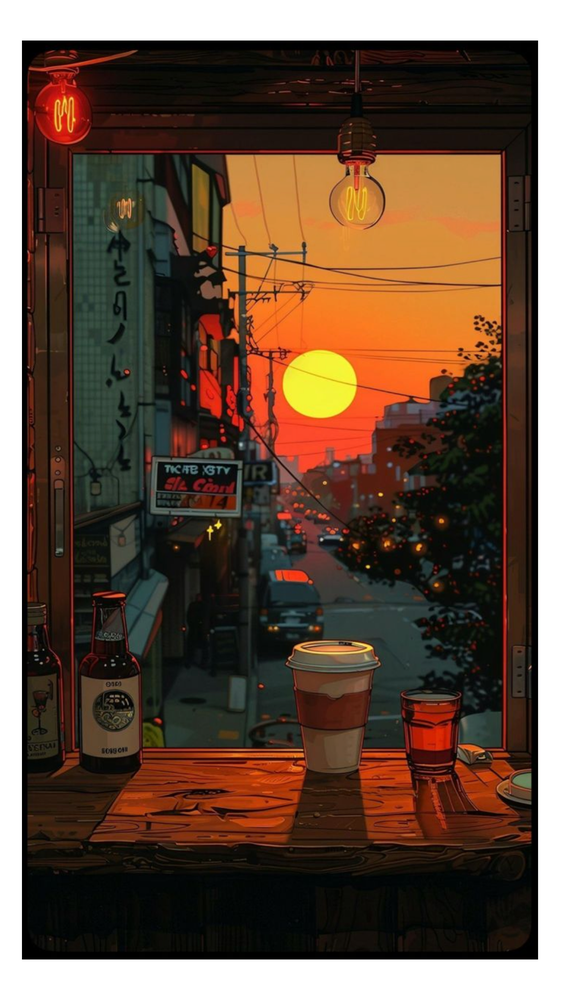
#> input picture design/inspiration/lofi-window-city-sunset.png, 562 x 1000 px, shrunk from 1125 x 2000 before the run, found by its file name
$ python value-planes-and-hue-ramp.py
#> lines starting #> are read from the running program, lines starting #| are printed output that depends on the picture; after the words box and inside, x2 and y2 are one past the last pixel; in counts of white or black regions, pixels touching at a corner belong together
import numpy as np
from PIL import Image

def lum(a): return (0.2126*a[...,0]+0.7152*a[...,1]+0.0722*a[...,2])/255.0
def hexof(rgb): return '#%02X%02X%02X' % tuple(int(round(c)) for c in rgb)

def hsv(a):
    m=a.astype(np.float32)/255.0; mx=m.max(-1); mn=m.min(-1); d=mx-mn
    h=np.zeros_like(mx); r,g,b=m[...,0],m[...,1],m[...,2]; k=d>1e-6
    i=(mx==r)&k; h[i]=((g-b)[i]/d[i])%6
    i=(mx==g)&k; h[i]=((b-r)[i]/d[i])+2
    i=(mx==b)&k; h[i]=((r-g)[i]/d[i])+4
    return h*60, np.where(mx>0,d/np.maximum(mx,1e-6),0), mx

def autocrop_white(im, thresh=250):
    a=np.asarray(im.convert('RGB')).astype(np.int16)
    nonwhite = (a.min(-1) < thresh)
    ys,xs = np.where(nonwhite)
    return im.crop((xs.min(), ys.min(), xs.max()+1, ys.max()+1))

def region_stats(a, L, S, name, y0,y1,x0,x1):
    H,W = L.shape
    sub = a[int(y0*H):int(y1*H), int(x0*W):int(x1*W)]
    sl  = L[int(y0*H):int(y1*H), int(x0*W):int(x1*W)]
    ss  = S[int(y0*H):int(y1*H), int(x0*W):int(x1*W)]
    p = np.percentile(sl,[2,25,50,75,98])
    print(f'  {name:<26} L med {p[2]:.3f}  range p2-p98 [{p[0]:.2f},{p[4]:.2f}] span {p[4]-p[0]:.2f}  '
          f'IQR {p[3]-p[1]:.2f}  sat {ss.mean():.2f}  avg {hexof(sub.reshape(-1,3).mean(0))}')

def go(path, name, regions, crop=False):
    im = Image.open(path).convert('RGB')
    if crop: im = autocrop_white(im)
    a = np.asarray(im).astype(np.float32); H,W,_ = a.shape
    L = lum(a); Hh,S,V = hsv(a)
    print('='*74); print(f'{name}  cropped size {W}x{H}'); print('='*74)

    bands=[(0,.08),(.08,.18),(.18,.30),(.30,.45),(.45,.62),(.62,.80),(.80,1.01)]
    print('[VALUE BANDS]')
    for lo,hi in bands:
        m=(L>=lo)&(L<hi); pct=100*m.mean()
        if m.sum()>200:
            print(f'   L {lo:.2f}-{hi:.2f}  {pct:5.1f}%  {hexof(a[m].mean(0))}  sat {S[m].mean():.2f}  hue-spread {S[m].std():.2f}')
    print(f'   median L {np.median(L):.3f}   share below 0.15: {100*(L<0.15).mean():.1f}%   share above 0.55: {100*(L>0.55).mean():.1f}%')

    print('\n[DEPTH-PLANE VALUE SEPARATION]')
    for (n,y0,y1,x0,x1) in regions:
        region_stats(a,L,S,n,y0,y1,x0,x1)

    print('\n[HUE RAMP BY VALUE DECILE]')
    order=np.argsort(L.ravel()); flat=a.reshape(-1,3); Lf=L.ravel(); Sf=S.ravel(); Hf=Hh.ravel(); n=len(order)
    for d in range(10):
        sl=order[int(n*d/10):int(n*(d+1)/10)]
        w=Sf[sl]+1e-6; ang=np.deg2rad(Hf[sl])
        mh=np.rad2deg(np.arctan2((np.sin(ang)*w).sum(),(np.cos(ang)*w).sum()))%360
        print(f'   D{d}  L {Lf[sl].mean():.3f}  hue {mh:6.1f}  sat {Sf[sl].mean():.2f}  {hexof(flat[sl].mean(0))}')

    print('\n[LOCAL CONTRAST] top 8 highest-contrast 32px cells (where the eye is pulled)')
    cs=32; hs,ws=H//cs, W//cs
    var=np.zeros((hs,ws))
    for i in range(hs):
        for j in range(ws):
            c=L[i*cs:(i+1)*cs, j*cs:(j+1)*cs]
            var[i,j]=c.max()-c.min()
    idx=np.dstack(np.unravel_index(np.argsort(-var.ravel())[:8],var.shape))[0]
    for i,j in idx:
        print(f'   x={j/ws:.2f} y={i/hs:.2f}  contrast {var[i,j]:.2f}  Lmax {L[i*cs:(i+1)*cs,j*cs:(j+1)*cs].max():.2f}')

    print('\n[SATURATION vs VALUE] (does sat peak in midtones?)')
    for lo,hi in [(0,.1),(.1,.2),(.2,.3),(.3,.4),(.4,.5),(.5,.6),(.6,.7),(.7,.85),(.85,1.01)]:
        m=(L>=lo)&(L<hi)
        if m.sum()>200: print(f'   L {lo:.2f}-{hi:.2f}: sat {S[m].mean():.3f}  n={100*m.mean():5.1f}%')

    print('\n[HUE HISTOGRAM] saturated pixels only (sat>0.35), 12 bins of 30deg')
    m=S>0.35
    hist,_=np.histogram(Hh[m],bins=12,range=(0,360))
    tot=hist.sum()
    for i,c in enumerate(hist):
        bar='#'*int(60*c/max(hist.max(),1))
        print(f'   {i*30:3d}-{(i+1)*30:3d}deg {100*c/tot:5.1f}% {bar}')

A_regions = [
 ('frame:left interior',   0.05,0.95, 0.00,0.09),
 ('frame:right interior',  0.05,0.95, 0.91,1.00),
 ('frame:top lintel',      0.00,0.10, 0.00,1.00),
 ('foreground:table',      0.78,1.00, 0.00,1.00),
 ('aperture:sky upper',    0.13,0.30, 0.30,0.80),
 ('aperture:sun zone',     0.33,0.45, 0.42,0.68),
 ('aperture:left buildings',0.13,0.60, 0.10,0.35),
 ('aperture:street floor', 0.55,0.75, 0.35,0.75),
 ('aperture:right tree',   0.28,0.70, 0.72,0.92),
]
B_regions = [
 ('frame:left jamb',       0.00,1.00, 0.00,0.05),
 ('frame:right jamb',      0.00,1.00, 0.95,1.00),
 ('foreground:table+cups', 0.76,1.00, 0.00,1.00),
 ('midground:buses',       0.47,0.72, 0.03,0.45),
 ('sky upper',             0.02,0.28, 0.10,0.85),
 ('sky at horizon',        0.38,0.48, 0.35,0.85),
 ('sun zone',              0.38,0.47, 0.46,0.66),
 ('sea',                   0.47,0.60, 0.35,0.80),
 ('tree canopy',           0.00,0.30, 0.55,1.00),
 ('street/people',         0.53,0.72, 0.45,0.75),
]

go('/Users/anirudhchatterjee/dev/musicrec/design/inspiration/lofi-window-city-sunset.png','IMAGE A - window/city',A_regions,crop=True)
#> in autocrop_white, `nonwhite = (a.min(-1) < thresh)`:
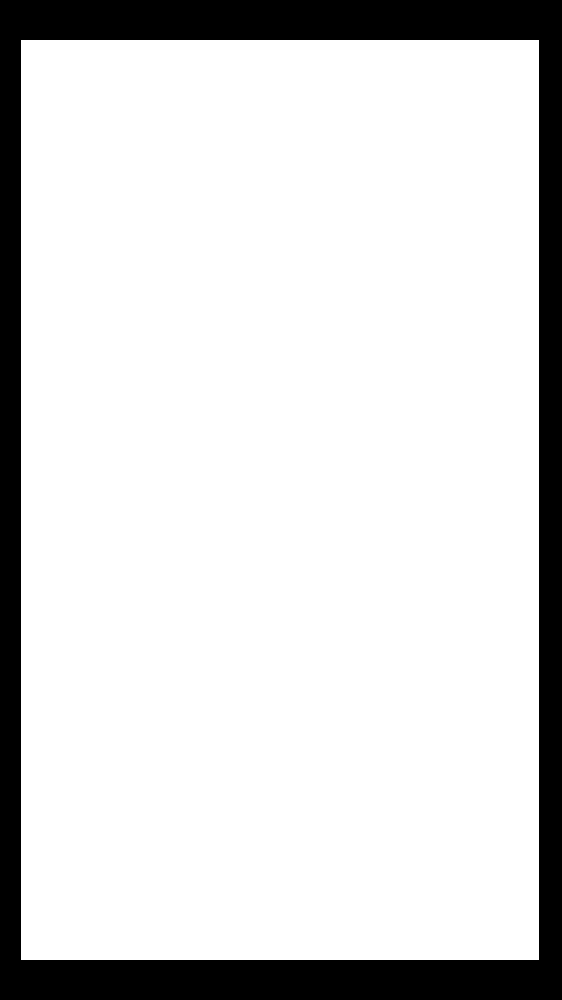
#> nonwhite: shape (1000, 562) bool; 84.8% white; 1 black region, box (x1, y1, x2, y2) and area: (0, 0, 562, 1000) 85440
#> in hsv, `k = d > 1e-06`: k: shape (920, 518) bool; 97.5% white; 425 black regions (404 under 20 px), largest, box (x1, y1, x2, y2) and area: (0, 586, 518, 920) 5071, (0, 0, 518, 626) 4807, (512, 630, 518, 732) 215
#> in hsv, `i = (mx == r) & k`: i: shape (920, 518) bool; 64.5% white; 373 black regions (291 under 20 px), largest, box (x1, y1, x2, y2) and area: (52, 114, 481, 708) 107588, (0, 0, 518, 920) 50210, (106, 23, 295, 54) 2434
#> in hsv, `i = (mx == g) & k`: i: shape (920, 518) bool; 29.7% white; 915 white regions (763 under 20 px), largest, box (x1, y1, x2, y2) and area: (52, 114, 481, 708) 95437, (5, 804, 514, 918) 24946, (90, 7, 272, 56) 2949
#> in hsv, `i = (mx == b) & k`: i: shape (920, 518) bool; 8.2% white; 1175 white regions (1006 under 20 px), largest, box (x1, y1, x2, y2) and area: (150, 833, 400, 901) 6047, (236, 492, 306, 601) 3066, (142, 597, 226, 660) 2128
#> in hsv, `h[i] = (r - g)[i] / d[i] + 4`:
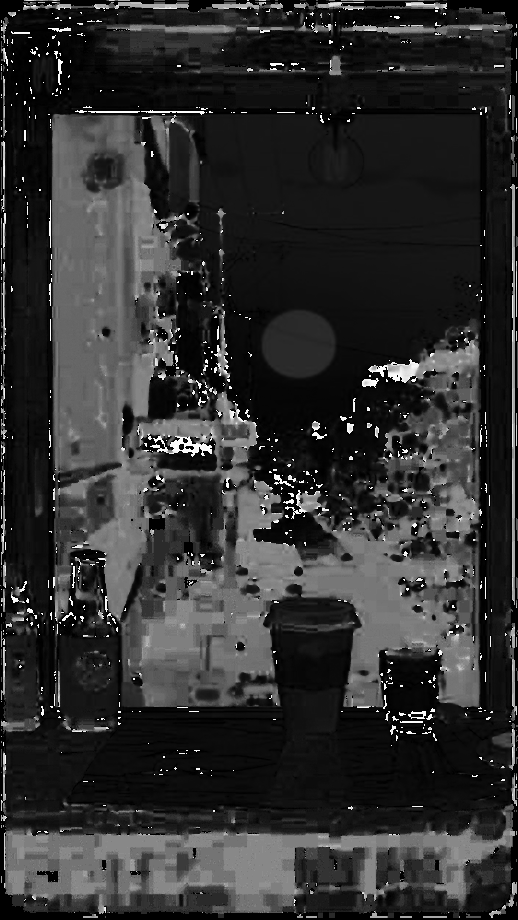
#> h: shape (920, 518) float32; min 0, max 6, mean 1.14; drawn with min black and max white
#> the loop in go, `for lo,hi in bands:` made 7 passes
#> pct on passes 1 to 7: 35.67, 24.6, 19.85, 6.36, 12.06, 0.266, 1.19
#|    L 0.00-0.08   35.7%  #0D0A07  sat 0.55  hue-spread 0.27
#|    L 0.08-0.18   24.6%  #311D15  sat 0.57  hue-spread 0.23
#|    L 0.18-0.30   19.9%  #51382A  sat 0.48  hue-spread 0.26
#|    L 0.30-0.45    6.4%  #9F4E30  sat 0.64  hue-spread 0.26
#|    L 0.45-0.62   12.1%  #DC8237  sat 0.74  hue-spread 0.14
#|    L 0.62-0.80    0.3%  #E6AB41  sat 0.71  hue-spread 0.14
#|    L 0.80-1.01    1.2%  #F0ED71  sat 0.52  hue-spread 0.36
#> pass 1, in go, `m = (L >= lo) & (L < hi)`:
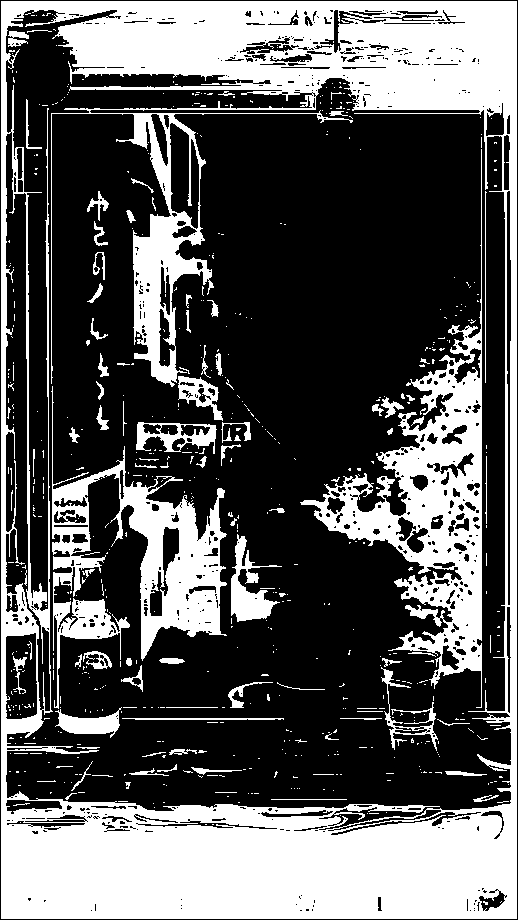
#> m: shape (920, 518) bool; 35.7% white; 619 white regions (528 under 20 px), largest, box (x1, y1, x2, y2) and area: (1, 1, 517, 919) 120412, (300, 149, 482, 708) 21076, (51, 386, 227, 709) 15042
#|    median L 0.137   share below 0.15: 52.9%   share above 0.55: 10.3%
#> the loop in go, `for (n,y0,y1,x0,x1) in regions:` made 9 passes
#> p in region_stats on passes 1 to 9: [0.000566, 0.0564, 0.125, 0.165, 0.918], [0, 0.0406, 0.107, 0.18, 0.882], [0, 0.0305, 0.0542, 0.0775, 0.522], [0, 0.0249, 0.0549, 0.158, 0.365], [0.0512, 0.392, 0.581, 0.591, 0.607], [0.0981, 0.413, 0.448, 0.795, 0.91], [0.0414, 0.0807, 0.201, 0.249, 0.365], [0.0395, 0.0916, 0.169, 0.231, 0.468], [0.0339, 0.048, 0.114, 0.245, 0.592]
#|   frame:left interior        L med 0.125  range p2-p98 [0.00,0.92] span 0.92  IQR 0.11  sat 0.64  avg #361E15
#|   frame:right interior       L med 0.107  range p2-p98 [0.00,0.88] span 0.88  IQR 0.14  sat 0.59  avg #372217
#|   frame:top lintel           L med 0.054  range p2-p98 [0.00,0.52] span 0.52  IQR 0.05  sat 0.60  avg #21100B
#|   foreground:table           L med 0.055  range p2-p98 [0.00,0.37] span 0.37  IQR 0.13  sat 0.65  avg #30170C
#|   aperture:sky upper         L med 0.581  range p2-p98 [0.05,0.61] span 0.56  IQR 0.20  sat 0.68  avg #B27031
#|   aperture:sun zone          L med 0.448  range p2-p98 [0.10,0.91] span 0.81  IQR 0.38  sat 0.77  avg #D8762A
#|   aperture:left buildings    L med 0.201  range p2-p98 [0.04,0.37] span 0.32  IQR 0.17  sat 0.34  avg #292F27
#|   aperture:street floor      L med 0.169  range p2-p98 [0.04,0.47] span 0.43  IQR 0.14  sat 0.37  avg #302C25
#> (further printed lines are left out)
#> in go, `n = len(order)`: n = 476560
#> the loop in go, `for d in range(10):` made 10 passes
#> mh on passes 1 to 10: 157.9, 60.29, 43.79, 25.92, 23.92, 23.75, 33.44, 30.44, 19.87, 32.53
#|    D0  L 0.015  hue  157.9  sat 0.62  #030403
#|    D1  L 0.037  hue   60.3  sat 0.52  #0B0906
#|    D2  L 0.055  hue   43.8  sat 0.50  #120D09
#|    D3  L 0.079  hue   25.9  sat 0.56  #1D120C
#|    D4  L 0.116  hue   23.9  sat 0.59  #2D1A12
#|    D5  L 0.158  hue   23.7  sat 0.55  #3B241A
#|    D6  L 0.208  hue   33.4  sat 0.46  #443227
#|    D7  L 0.261  hue   30.4  sat 0.50  #5C3D2D
#> (further printed lines are left out)
#> in go, `cs = 32`: cs = 32
#> in go, `hs, ws = (H // cs, W // cs)`: hs = 28; ws = 16
#> in go, `idx=np.dstack(np.unravel_index(np.argsort(-var.ravel())[:8],var.shape)..`: idx = [[0, 0], [2, 0], [3, 0], [27, 0], [10, 0], [20, 0], [11, 0], [21, 0]]
#> the loop in go, `for i,j in idx:` made 8 passes
#> i on passes 2 to 8: 2, 3, 27, 10, 20, 11, 21
#|    x=0.00 y=0.00  contrast 0.96  Lmax 0.96
#|    x=0.00 y=0.07  contrast 0.92  Lmax 0.92
#|    x=0.00 y=0.11  contrast 0.92  Lmax 0.92
#|    x=0.00 y=0.96  contrast 0.92  Lmax 0.92
#|    x=0.00 y=0.36  contrast 0.92  Lmax 0.92
#|    x=0.00 y=0.71  contrast 0.92  Lmax 0.92
#|    x=0.00 y=0.39  contrast 0.92  Lmax 0.92
#|    x=0.00 y=0.75  contrast 0.92  Lmax 0.92
#> the loop in go, `for lo,hi in [(0,.1),(.1,.2),(.2,.3),(.3,.4),(.4,.5),(.5,.6),(.6,.7),(..` made 9 passes
#|    L 0.00-0.10: sat 0.553  n= 41.1%
#|    L 0.10-0.20: sat 0.553  n= 22.4%
#|    L 0.20-0.30: sat 0.479  n= 16.6%
#|    L 0.30-0.40: sat 0.608  n=  4.6%
#|    L 0.40-0.50: sat 0.734  n=  3.0%
#|    L 0.50-0.60: sat 0.735  n= 10.5%
#|    L 0.60-0.70: sat 0.709  n=  0.5%
#|    L 0.70-0.85: sat 0.721  n=  0.1%
#> (further printed lines are left out)
#> after the loop in go, `for lo,hi in [(0,.1),(.1,.2),(.2,.3),(.3,.4),(.4,.5),(.5,.6),(.6,.7),(..`:
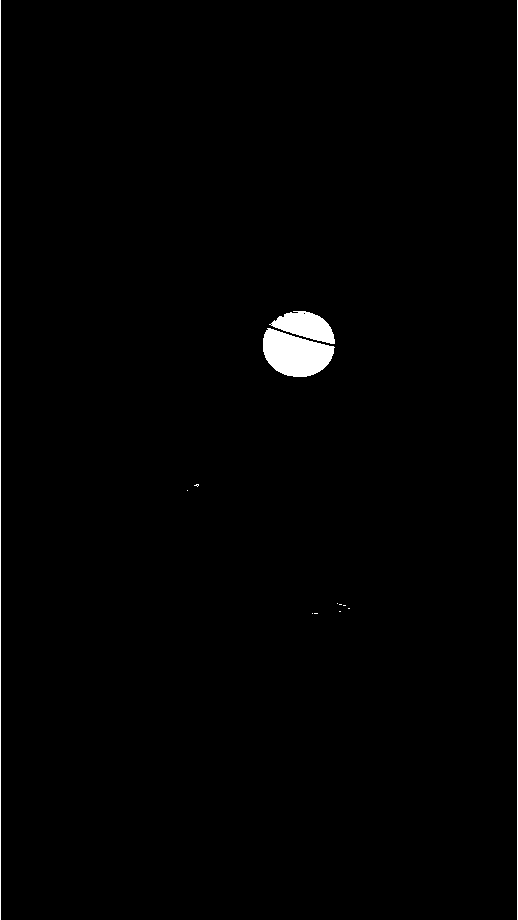
#> m: shape (920, 518) bool; 1.2% white; 13 white regions (9 under 20 px), largest, box (x1, y1, x2, y2) and area: (263, 328, 335, 377) 2372, (269, 311, 335, 344) 1244, (0, 0, 1, 920) 920, (517, 0, 518, 920) 920
#> in go, `m=S>0.35`:
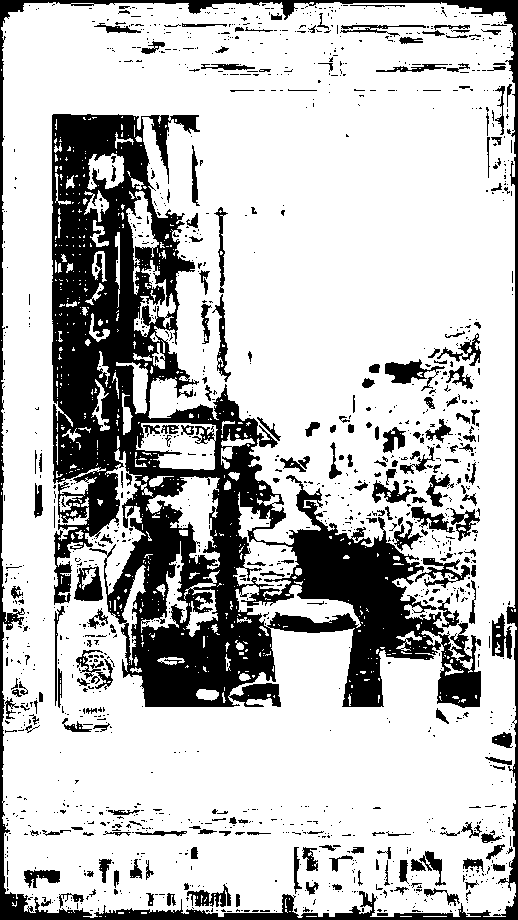
#> m: shape (920, 518) bool; 75% white; 1395 black regions (1173 under 20 px), largest, box (x1, y1, x2, y2) and area: (52, 114, 481, 708) 79671, (0, 0, 518, 920) 13720, (385, 359, 445, 391) 740
#> in go, `hist,_=np.histogram(Hh[m],bins=12,range=(0,360))`: hist = [207893, 64587, 18348, 7858, 10841, 16826, 21260, 1422, 2336, 439, 615, 4915]
#> in go, `tot=hist.sum()`: tot = 357340
#> the loop in go, `for i,c in enumerate(hist):` made 12 passes
#> (c, bar) on passes 2 to 12: (64587, '##################'), (18348, '#####'), (7858, '##'), (10841, '###'), (16826, '####'), (21260, '######'), (1422, ''), (2336, ''), (439, ''), (615, ''), (4915, '#')
#> c on pass 1: 207893
#|      0- 30deg  58.2% ############################################################
#|     30- 60deg  18.1% ##################
#|     60- 90deg   5.1% #####
#|     90-120deg   2.2% ##
#|    120-150deg   3.0% ###
#|    150-180deg   4.7% ####
#|    180-210deg   5.9% ######
#|    210-240deg   0.4%
#> (further printed lines are left out)
go('/Users/anirudhchatterjee/dev/musicrec/design/inspiration/lofi-beach-sunset-street.png','IMAGE B - cafe/beach',B_regions,crop=False)
#> call 2 of go, with name = 'IMAGE B - cafe/beach', crop = False
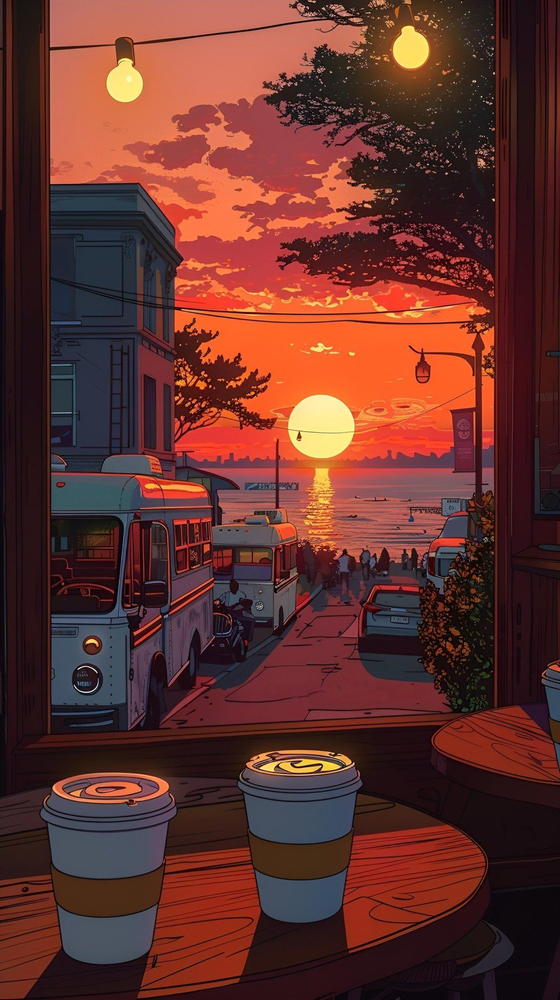
#> input picture design/inspiration/lofi-beach-sunset-street.png, 560 x 1000 px, shrunk from 1121 x 2000 before the run, found by its file name
#> in hsv (call 2), `k = d > 1e-06`: k: shape (1000, 560) bool; 100% white; black in thin lines or dots, all inside (x1, y1, x2, y2) = (51, 1, 555, 1000)
#> in hsv (call 2), `i = (mx == r) & k`:
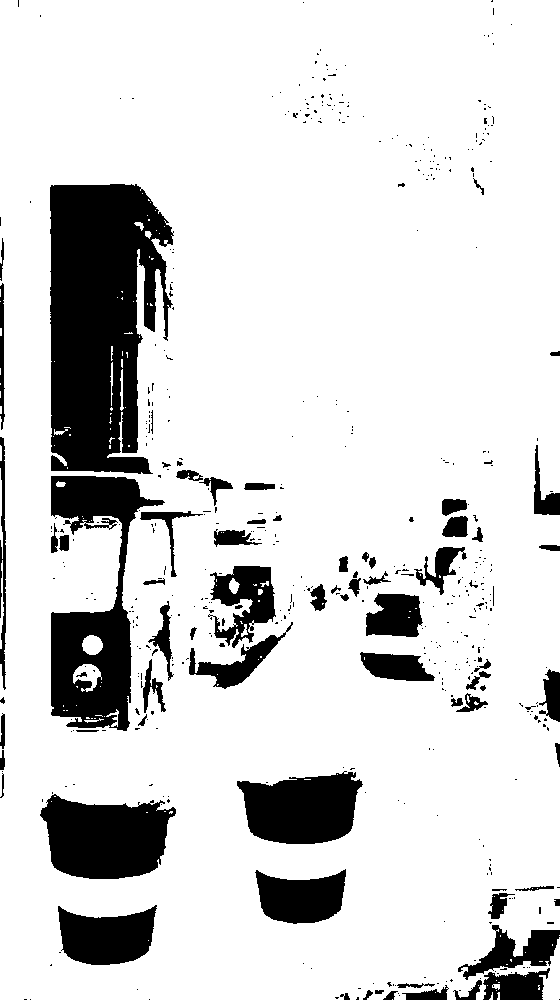
#> i: shape (1000, 560) bool; 84.4% white; 503 black regions (427 under 20 px), largest, box (x1, y1, x2, y2) and area: (50, 184, 174, 474) 27100, (51, 476, 165, 731) 12573, (40, 794, 176, 879) 8452
#> the loop in go (call 2), `for lo,hi in bands:` made 7 passes
#> pct on passes 1 to 7: 17.83, 29.08, 21.91, 15.7, 13.75, 0.666, 1.06
#|    L 0.00-0.08   17.8%  #1D0B0F  sat 0.61  hue-spread 0.17
#|    L 0.08-0.18   29.1%  #34191A  sat 0.56  hue-spread 0.19
#|    L 0.18-0.30   21.9%  #63312F  sat 0.58  hue-spread 0.21
#|    L 0.30-0.45   15.7%  #8F4C4D  sat 0.49  hue-spread 0.22
#|    L 0.45-0.62   13.8%  #E46F48  sat 0.67  hue-spread 0.14
#|    L 0.62-0.80    0.7%  #F0A65B  sat 0.62  hue-spread 0.12
#|    L 0.80-1.01    1.1%  #FDE884  sat 0.48  hue-spread 0.10
#|    median L 0.190   share below 0.15: 40.9%   share above 0.55: 4.0%
#> the loop in go (call 2), `for (n,y0,y1,x0,x1) in regions:` made 10 passes
#> p in region_stats on passes 1 to 10: [0.0336, 0.0669, 0.0856, 0.118, 0.244], [0.0333, 0.0612, 0.0886, 0.128, 0.283], [0.0333, 0.0757, 0.161, 0.26, 0.381], [0.0381, 0.0819, 0.167, 0.295, 0.436], [0.076, 0.161, 0.34, 0.525, 0.801], [0.118, 0.364, 0.43, 0.508, 0.93], [0.174, 0.462, 0.514, 0.91, 0.937], [0.0612, 0.192, 0.344, 0.414, 0.639], [0.0493, 0.0977, 0.14, 0.255, 0.62], [0.0593, 0.168, 0.231, 0.249, 0.476]
#|   frame:left jamb            L med 0.086  range p2-p98 [0.03,0.24] span 0.21  IQR 0.05  sat 0.56  avg #2E1516
#|   frame:right jamb           L med 0.089  range p2-p98 [0.03,0.28] span 0.25  IQR 0.07  sat 0.60  avg #311417
#|   foreground:table+cups      L med 0.161  range p2-p98 [0.03,0.38] span 0.35  IQR 0.18  sat 0.57  avg #482624
#|   midground:buses            L med 0.167  range p2-p98 [0.04,0.44] span 0.40  IQR 0.21  sat 0.48  avg #422B32
#|   sky upper                  L med 0.340  range p2-p98 [0.08,0.80] span 0.73  IQR 0.36  sat 0.56  avg #8E4B3D
#|   sky at horizon             L med 0.430  range p2-p98 [0.12,0.93] span 0.81  IQR 0.14  sat 0.70  avg #D0603E
#|   sun zone                   L med 0.514  range p2-p98 [0.17,0.94] span 0.76  IQR 0.45  sat 0.67  avg #EC8B4F
#|   sea                        L med 0.344  range p2-p98 [0.06,0.64] span 0.58  IQR 0.22  sat 0.48  avg #7B4542
#> (further printed lines are left out)
#> in go (call 2), `n = len(order)`: n = 560000
#> the loop in go (call 2), `for d in range(10):` made 10 passes
#> mh on passes 1 to 10: 341.2, 347, 352.8, 359.7, 359, 359.8, 0.603, 349, 11.14, 18.48
#|    D0  L 0.049  hue  341.2  sat 0.62  #18090D
#|    D1  L 0.075  hue  347.0  sat 0.59  #230E13
#|    D2  L 0.093  hue  352.8  sat 0.57  #2B1215
#|    D3  L 0.126  hue  359.7  sat 0.56  #381A1A
#|    D4  L 0.169  hue  359.0  sat 0.52  #412525
#|    D5  L 0.218  hue  359.8  sat 0.58  #5D2E2D
#|    D6  L 0.271  hue    0.6  sat 0.58  #723936
#|    D7  L 0.337  hue  349.0  sat 0.45  #804A4F
#> (further printed lines are left out)
#> in go (call 2), `hs, ws = (H // cs, W // cs)`: hs = 31; ws = 17
#> in go (call 2), `idx=np.dstack(np.unravel_index(np.argsort(-var.ravel())[:8],var.shape)..`: idx = [[20, 2], [24, 8], [21, 2], [23, 10], [1, 3], [1, 4], [24, 10], [23, 8]]
#> the loop in go (call 2), `for i,j in idx:` made 8 passes
#|    x=0.12 y=0.65  contrast 0.90  Lmax 0.90
#|    x=0.47 y=0.77  contrast 0.89  Lmax 0.92
#|    x=0.12 y=0.68  contrast 0.88  Lmax 0.89
#|    x=0.59 y=0.74  contrast 0.88  Lmax 0.90
#|    x=0.18 y=0.03  contrast 0.88  Lmax 0.97
#> (further printed lines are left out)
#> in go (call 2), `hist,_=np.histogram(Hh[m],bins=12,range=(0,360))`: hist = [248715, 10925, 396, 157, 23, 10, 6126, 17478, 1996, 6745, 16072, 166249]
#> in go (call 2), `tot=hist.sum()`: tot = 474892
#> the loop in go (call 2), `for i,c in enumerate(hist):` made 12 passes
#> (c, bar) on passes 2 to 12: (10925, '##'), (396, ''), (157, ''), (23, ''), (10, ''), (6126, '#'), (17478, '####'), (1996, ''), (6745, '#'), (16072, '###'), (166249, '########################################')
#> c on pass 1: 248715
